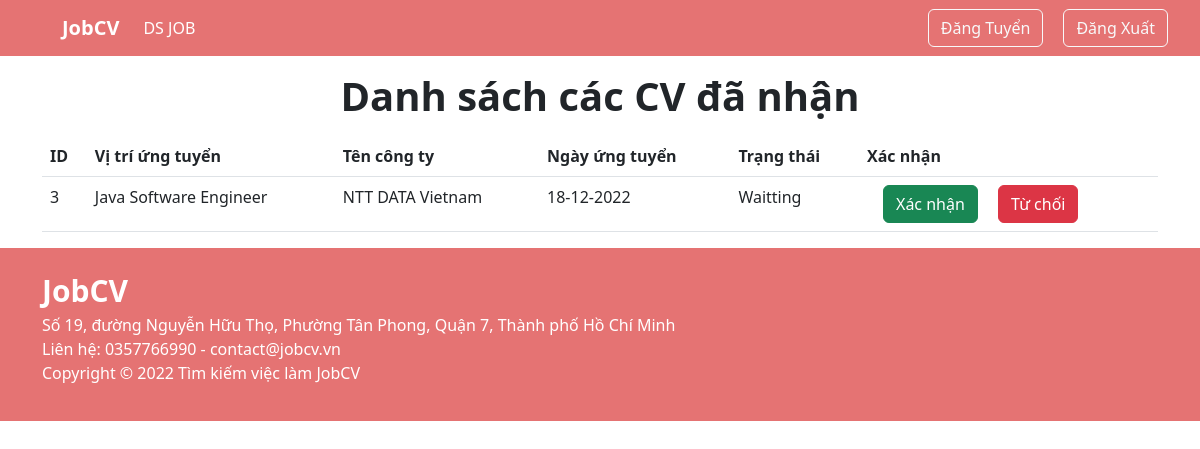
Screenshot of /company/home_comp.php (signed in) with the database file from the repository.
### tables this page shows
CREATE TABLE `job_applied` (
  `id` int(11) NOT NULL,
  `ten_vi_tri` varchar(50) NOT NULL,
  `ten_cong_ty` varchar(50) NOT NULL,
  `ngay_ung_tuyen` varchar(50) NOT NULL,
  `trang_thai` varchar(50) NOT NULL,
  `username` varchar(50) NOT NULL
);

### company/home_comp.php (the view, shortened to what this page needs)
<?php
    include("session.php");
    $username = $_SESSION['username'];
    $sql = "SELECT name_comp FROM company where email_comp= '$username'";
    $recordset = mysqli_query($conn, $sql);
    $row = mysqli_fetch_assoc($recordset);
    $account = $row['name_comp'];
    $sql = "SELECT * FROM job_applied where ten_cong_ty= '$account'";
    $recordset = mysqli_query($conn, $sql);
?>
<!DOCTYPE html>
<html lang="vi">
<head>
    <link href="https://cdn.jsdelivr.net/npm/bootstrap@5.2.3/dist/css/bootstrap.min.css" rel="stylesheet">
    <link href="//netdna.bootstrapcdn.com/font-awesome/3.1.1/css/font-awesome.css" rel="stylesheet">
    <link rel="stylesheet" href="https://unpkg.com/swiper/swiper-bundle.min.css" />
    <link rel="stylesheet" href="../user/css/style.css">
</head>
<body>
    <nav class="navbar navbar-expand-sm nav-1">
        <div class="container-fluid">
            <a class="navbar-brand" href="" style="margin-left: 50px;"><b>JobCV</b></a>
                <ul class="navbar-nav me-auto">
                    <li class="nav-item">
                        <a class="nav-link" href="job_comp.php">DS JOB</a>
                    </li>
                </ul>
                <ul class="nav navbar-nav navbar-right">
                    <a href="dangtuyen.php"><button class="btn btn-outline-light" type="button" id="btn-dt"
                        style="margin-right: 20px;">Đăng Tuyển</button></a>
                    <a href="logout.php"><button class="btn btn-outline-light" type="button" id="btn-dt"
                        style="margin-right: 20px;">Đăng Xuất</button></a>
                </ul>
        </div>
    </nav>
    <div class="container">
        <div class="table-wrapper">
            <div class="table-title my-3 text-center">
                <h1><b>Danh sách các CV đã nhận</b></h1>
            </div>
            <div class="table-responsive" style="overflow: visible; margin-top: 12px;">
                <table class="table custom-table">
                    <thead>
                        <tr>
                            <th>ID</th>
                            <th>Vị trí ứng tuyển</th>
                            <th>Tên công ty</th>
                            <th>Ngày ứng tuyển</th>
                            <th>Trạng thái</th>
                            <th>Xác nhận</th>
                        </tr>
                    </thead>
                    <tbody>
                    <?php
                         while($row = mysqli_fetch_assoc($recordset)){
                            if (($row['trang_thai'] != "accept") &&  ($row['trang_thai'] != "decline")) {
                            $id = $row['id'];
                           echo '<tr>
                            <td>'. $row['id'] .'</td>
                            <td>'. $row['ten_vi_tri'] .'</td>
                            <td>'. $row['ten_cong_ty'] .'</td>
                            <td>'. $row['ngay_ung_tuyen'] .'</td>
                            <td>'. $row['trang_thai'] .'</td>
                            <td>
                                <form method="GET" action="accept.php">
                                    <button type="submit" name="accept" id="accept" value="'.$id.'" class="btn btn-success button arrow ms-3" >Xác nhận</button>
                                </form>
                                <form method="GET" action="decline.php">
                                    <button type="submit" name="decline" id="decline" value="'.$id.'" class="btn btn-danger button arrow ms-3" >Từ chối</button>
                                </form>
                            </td>
                           </tr>';
                            }
                        }
                    ?>
                    </tbody>
                </table>
            </div>
        </div>
    </div>
    <div class="footer">
        <div class="container">
            <b style="font-size: 30px; color: white;">JobCV</b>
            <p>Số 19, đường Nguyễn Hữu Thọ, Phường Tân Phong, Quận 7, Thành phố Hồ Chí Minh
                <br>
                Liên hệ: 0357766990 - contact@jobcv.vn
                <br>
                Copyright &copy; 2022 Tìm kiếm việc làm JobCV
            </p>
        </div>
    </div>
</body>
</html>

### user/css/style.css (style rules this page uses)
:root { --main-color: #E57373; --main-white: white; }
.navbar { background-color: var(--main-color) }
.navbar-brand { color: var(--main-white); }
.nav-link { color: var(--main-white); }
.footer { background-color: var(--main-color); color: var(--main-white); padding: 20px; }

### company/home_comp.php (style rules this page uses)
form { display: inline; }

### rows the page displays
job_applied: id "3", ten_vi_tri "Java Software Engineer", ten_cong_ty "NTT DATA Vietnam", ngay_ung_tuyen "18-12-2022", trang_thai "Waitting"
